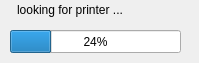
<?xml version="1.0" encoding="UTF-8"?>
<ui version="4.0">
 <class>Dialog</class>
 <widget class="QDialog" name="Dialog">
  <property name="geometry">
   <rect>
    <x>0</x>
    <y>0</y>
    <width>199</width>
    <height>63</height>
   </rect>
  </property>
  <property name="windowTitle">
   <string>Dialog</string>
  </property>
  <widget class="QProgressBar" name="progressBar">
   <property name="geometry">
    <rect>
     <x>10</x>
     <y>30</y>
     <width>171</width>
     <height>23</height>
    </rect>
   </property>
   <property name="value">
    <number>24</number>
   </property>
  </widget>
  <widget class="QLabel" name="label">
   <property name="geometry">
    <rect>
     <x>17</x>
     <y>0</y>
     <width>141</width>
     <height>20</height>
    </rect>
   </property>
   <property name="text">
    <string>looking for printer ...</string>
   </property>
  </widget>
 </widget>
 <resources/>
 <connections/>
</ui>
